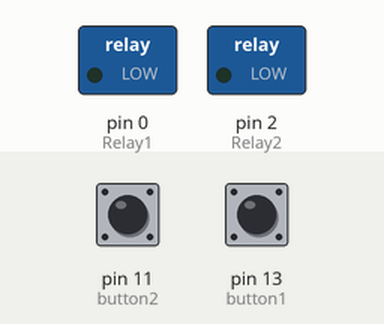
Recording of a sketch running on a simulated Arduino Uno, built with avr-gcc and run on an emulated ATmega328P. Shown: switched loads named in the sketch (green lamp = pin HIGH). Inputs (shaded band) come from the test bench; at power-on: pin 11 (button2) HIGH, pin 13 (button1) HIGH.

Above: at 1.4 s.
1.5 s: pin 11 (button2) pulled LOW for 0.25 s
At 2.4 s:
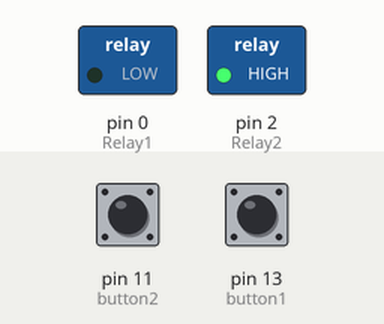
3.5 s: pin 13 (button1) pulled LOW for 0.25 s
At 5.1 s:
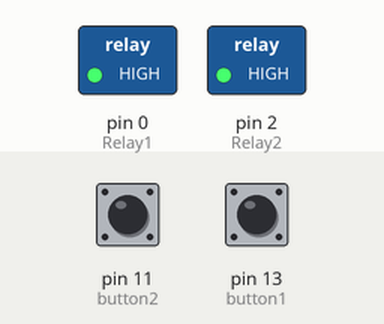
5.5 s: pin 11 (button2) pulled LOW for 1 s
At 7.1 s:
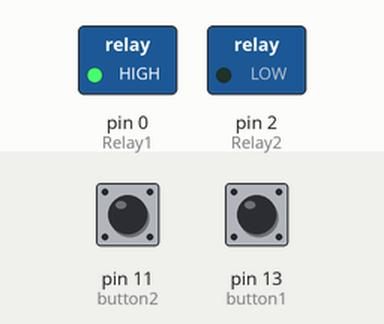
8.1 s: pin 11 (button2) pulled LOW for 3.2 s
At 12.0 s:
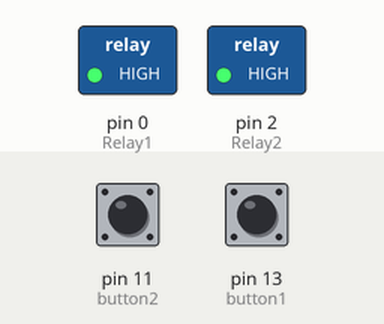
13.0 s: pin 13 (button1) pulled LOW for 1 s
At 15.2 s:
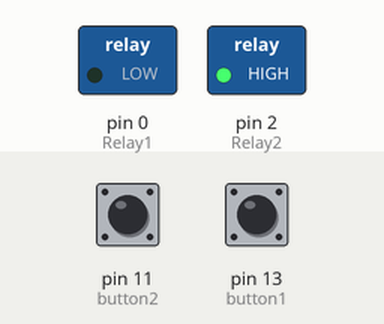
Timing chart, 0 to 16.6 s (numbered marks = the images above; inputs shaded):
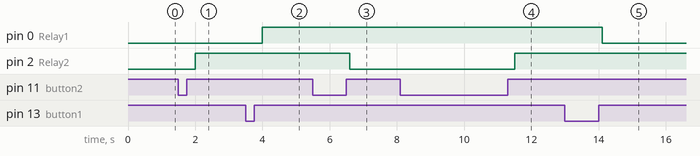

Measured:
- after the input at 1.5 s, pin 2 (Relay2): LOW → HIGH after 0.50 s
- after the input at 3.5 s, pin 0 (Relay1): LOW → HIGH after 0.50 s
- after the input at 5.5 s, pin 2 (Relay2): HIGH → LOW after 1.1 s
- after the input at 8.1 s, pin 2 (Relay2): LOW → HIGH after 3.4 s
- after the input at 13.0 s, pin 0 (Relay1): HIGH → LOW after 1.1 s

The sketch:

Controlling_4_DC_Motors_Code.ino
```cpp
int button1 = 13;
int button2 = 11;
int Relay1 = 0;
int Relay2 = 2;

int val1 = 0;
int ROn1 = 0;
int pushed1 = 0;

int val2 = 0;
int ROn2 = 0;
int pushed2 = 0;

void setup(){
  pinMode(Relay1, OUTPUT);
  pinMode(Relay2, OUTPUT);
  pinMode(button1, INPUT_PULLUP);
  pinMode(button2, INPUT_PULLUP);
}


void loop(){
val1 = digitalRead(button1);

if (val1 == HIGH && ROn1 == LOW){
  pushed1 = 1-pushed1;
  delay(100);
}

ROn1 = val1;
if (pushed1 == HIGH){
  digitalWrite(Relay1, LOW);
}
else{
  digitalWrite(Relay1, HIGH);
}

  delay(100);

  val2 = digitalRead(button2);

if (val2 == HIGH && ROn2 == LOW){
  pushed2 = 1-pushed2;
  delay(100);
}

ROn2 = val2;
if (pushed2 == HIGH){
  digitalWrite(Relay2, LOW);
}
else{
  digitalWrite(Relay2, HIGH);
}

  delay(100);

}
```
